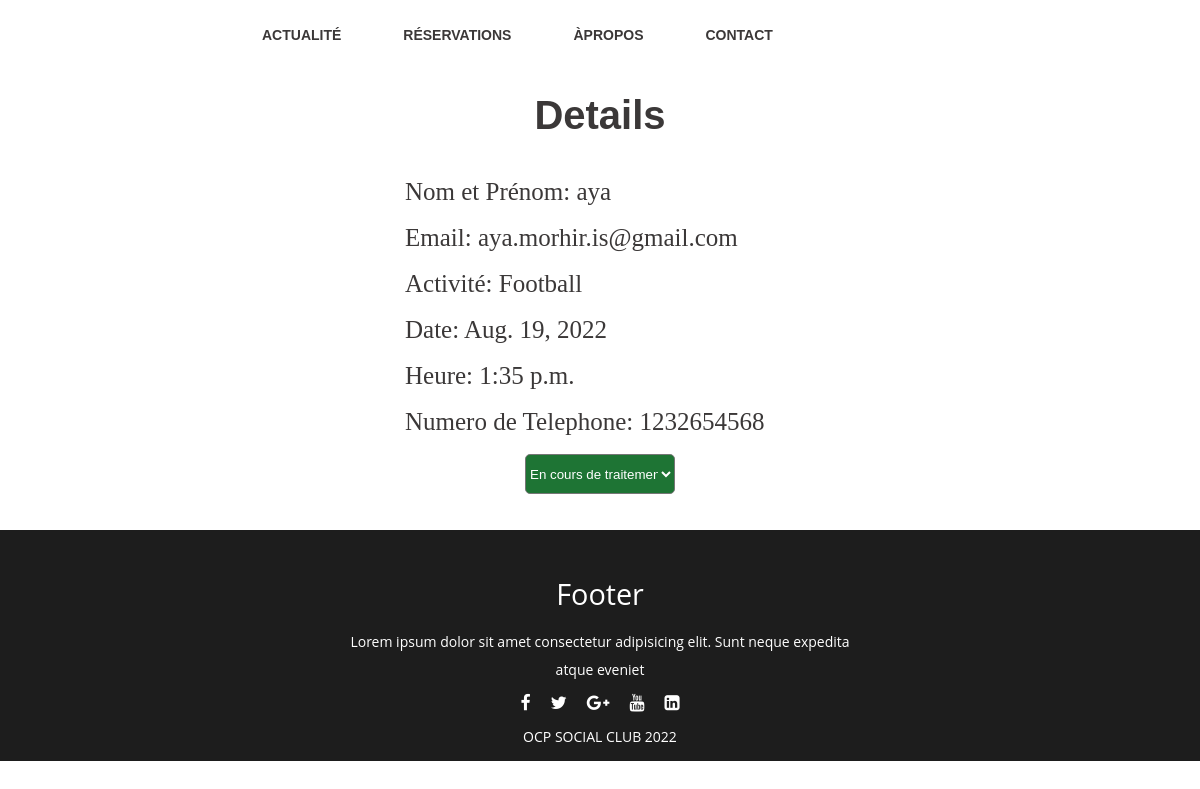
Screenshot of /more2/ with the database file from the repository.
### Pages/models.py (models this page shows)
class resSport(models.Model):
    act = (
        ('Football','Football'),
        ('Tennis','Tennis'),
        ('Natation','Natation'),
        ('Basket','Basket'),
        ('Salle de Sport','Salle de Sport'),
    )
    sts = (
        ('Acceptée','Acceptée'),
        ('Refusée','Refusée'),
    )
    id_user = models.ForeignKey(User, blank= True, null=True ,on_delete=models.CASCADE)
    Nom_Prenom = models.CharField(max_length=100)
    Email = models.EmailField(max_length=254)
    activite = models.CharField(max_length=100, choices=act)
    date = models.DateField(default='aaaa-mm-jj')
    heure = models.TimeField(default='hh:mm:ss')
    Tel = models.IntegerField()
    typeres = models.CharField(max_length=100,default='Activité sportif')
    status = models.CharField(max_length=100, choices=sts, default='En cours de traitement')

### Pages/views.py (the view)
# urls.py: path('more2/',views.more2,name='more2'),
def more2(request):
    return render(request,'admin/Msport.html',{"res":resSport.objects.all()})

### Templates/admin/Msport.html (shortened to what this page needs)
{% load static %}
<html lang="en">
<head>
    <link href="https://stackpath.bootstrapcdn.com/font-awesome/4.7.0/css/font-awesome.min.css" rel="stylesheet">
    <link rel="stylesheet" href="{%static 'css/reservation.css'%}">
</head>
<body>
    <div class="main">
        <div class="navbar">
            <div class="icon">
                 <img class="logo" src="{% static 'img/logo.svg'%}" alt="">
            </div>
            <div class="menu">
                <ul>
                    <li><a href="{% url 'actualite2'%}">ACTUALITÉ</a></li>
                    <li><a href="{% url 'admin1'%}">RÉSERVATIONS</a></li>
                    <li><a href="{% url 'about'%}">ÀPROPOS</a></li>
                    <li><a href="{% url 'contact'%}">CONTACT</a></li>
                </ul>
            </div>
        </div>
<br>
<div class="main_bg">
    <div class="form">
        <div class="form-text">
            <h1>Details</h1>
        </div>
            <form method="get">
                {% for s in res%}
               <div>
                    <span>Nom et Prénom: {{s.Nom_Prenom}}</span>
                    <br><br>
                    <span>Email: {{s.Email}}</span><br><br>
                </div>
                <div>
                    <span>Activité: {{s.activite}}</span>
                    <br><br>
                    <span>Date: {{s.date}}</span><br><br>
                </div>
                <div>
                    <span>Heure: {{s.heure}}</span>
                    <br><br>
                    <span>Numero de Telephone: {{s.Tel}}</span><br><br>
                </div>
                <div id="submit">
                    <select id="submit" required>
                        <option value="1">En cours de traitement</option>
                    </select>
                </div>
                {% endfor %}
            </form>
    </div>
</div><br><br>
    <footer>
        <div class="footer_cont">
            <h3>footer</h3>
            <p>Lorem ipsum dolor sit amet consectetur adipisicing elit. Sunt neque expedita atque eveniet</p>
            <ul class="socials">
                <li><a href="#"><i class="fa fa-facebook"></i></a></li>
                <li><a href="#"><i class="fa fa-twitter"></i></a></li>
                <li><a href="#"><i class="fa fa-google-plus"></i></a></li>
                <li><a href="#"><i class="fa fa-youtube"></i></a></li>
                <li><a href="#"><i class="fa fa-linkedin-square"></i></a></li>
            </ul>
            <p>OCP SOCIAL CLUB 2022</p>
        </div>
     </footer>
</body>
</html>

### static/css/reservation.css (style rules this page uses)
* { margin: 0; padding: 0; }
.main_bg { max-width: 1280px; height: auto; display: flex; justify-content: center; align-items: center; margin: 0 auto; }
.form { width: 650px; }
.form-text { text-align: center; margin: 0 0 40px 0; }
.form-text h1 { color: rgb(59, 56, 56); font-family: Arial; font-size: 40px; margin-bottom: 20px; }
.form div span { width: 100%; padding: 20%; font-family: serif; color: rgb(59, 56, 56); font-size: 25px; justify-content: center; }
#submit { width: 100%; text-align: center; height: 40px; }
#submit select { font-family: Arial; width: 150px; background-color: #1e7434 !important; border-radius: 5px; color: white !important; transition: all .3s; }
.main { width: 100%; background-color: #fff; background-position: center; background-size: cover; height: 100vh; }
.navbar { width: 1200px; height: 75px; margin: auto; position: sticky; top: 0; z-index: 100; background: #fff; }
.icon { width: 200px; float: left; height: 70px; }
.logo { color: #1e7434; font-size: 35px; font-family: Arial; padding-left: 20px; float: left; padding-top: 10px; margin-top: 5px }
.menu { width: 400px; float: left; height: 70px; }
ul { float: left; display: flex; justify-content: center; align-items: center; }
ul li { list-style: none; margin-left: 62px; margin-top: 27px; font-size: 14px; }
ul li a { text-decoration: none; color: rgb(59, 56, 56); font-family: Arial; font-weight: bold; transition: 0.4s ease-in-out; }
footer { position: relative; background: rgb(29, 29, 29); height: auto; width: 100%; font-family: "Open sans"; padding-top: 40px; color: #fff; box-sizing: border-box; }
.footer_cont { display: flex; align-items: center; justify-content: center; flex-direction: column; text-align: center; }
.footer_cont h3 { font-size: 1.8rem; font-weight: 400; text-transform: capitalize; line-height: 3rem; }
.footer_cont p { max-width: 500px; margin: 10px auto; line-height: 28px; font-size: 14px; }
.socials { list-style: none; display: flex; align-items: center; justify-content: center; margin: 1rel 0 3rem 0; }
.socials li { margin: 0 10px; }
.socials a { text-decoration: none; color: #fff; }
.socials a i { font-size: 1.1rem; transition: color .4s ease; }

### rows the page displays
resSport: Nom_Prenom "aya", Email "aya.morhir.is@gmail.com", activite "Football", date "Aug. 19, 2022", heure "1:35 p.m.", Tel "1232654568"
